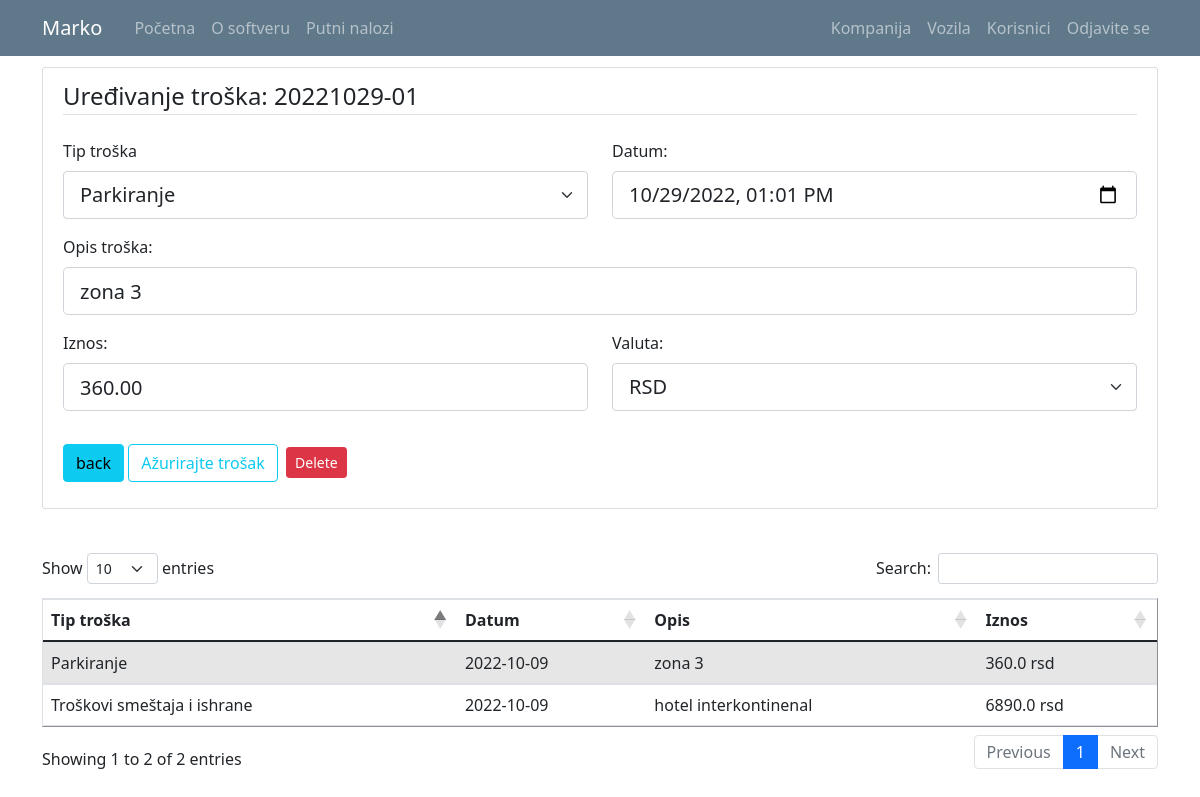
Page /expenses/10/3 (signed in) on the committed database.
### putninalozi/models.py (models this page shows, shortened)
class User(db.Model, UserMixin):
    id = db.Column(db.Integer, primary_key=True)
    email = db.Column(db.String(120), unique=True, nullable=False)
    password = db.Column(db.String(60), nullable = False)
    name = db.Column(db.String(20), unique=False, nullable=False)
    surname = db.Column(db.String(20), unique=False, nullable=False)
    gender = db.Column(db.String(1)) #(0, "srednji"), (1, "muški"), (2, "ženski")
    workplace = db.Column(db.String(20), unique=False, nullable=False)
    authorization = db.Column(db.String(10), nullable = False) # ovde treba da budu tipovi korisnika: S_admin, C_admin, C_user
    company_id = db.Column(db.Integer, db.ForeignKey('company.id'), nullable=True)
    default_vehicle = db.Column(db.Integer) #kod radnika koji imaju svoj auto, da bude podrazumevana vrednost id tog vozila
    travelwarrants = db.relationship('TravelWarrant', backref='travelwarrant_user', lazy=True)

class TravelWarrant(db.Model):
    travel_warrant_id = db.Column(db.Integer, primary_key=True)
    travel_warrant_number = db.Column(db.String(50), nullable=False)
    user_id = db.Column(db.Integer, db.ForeignKey('user.id'), nullable=False)
    with_task = db.Column(db.String(50), nullable=False)
    company_id = db.Column(db.Integer, db.ForeignKey('company.id'), nullable=False)
    abroad_contry = db.Column(db.String(50), nullable=True)
    relation = db.Column(db.String(150), nullable=False)
    start_datetime = db.Column(db.DateTime, nullable=True)
    end_datetime = db.Column(db.DateTime, nullable=True)
    vehicle_id = db.Column(db.Integer, db.ForeignKey('vehicle.id'), nullable=True)
    together_with = db.Column(db.String(50), nullable=True)
    personal_type = db.Column(db.String(50), nullable=True)
    personal_brand = db.Column(db.String(50), nullable=True)
    personal_registration = db.Column(db.String(12), nullable=True)
    other = db.Column(db.String(50), nullable=True) #avion, bus, taksi...
    advance_payment = db.Column(db.Integer, nullable=True)
    advance_payment_currency = db.Column(db.String(5), nullable=False)
    daily_wage = db.Column(db.Integer, nullable=False)
    daily_wage_currency = db.Column(db.String(5), nullable=False)
    costs_pays = db.Column(db.String(50), nullable=False)
    km_start = db.Column(db.Integer, nullable=True)
    km_end = db.Column(db.Integer, nullable=True)
    status = db.Column(db.String(15), nullable=False)
    file_name = db.Column(db.String(100), nullable=True) #za PDF fajl
    text_form = db.Column(db.String(1000), nullable=True) #za tekst forme iz pdf fajla
    expenses = db.relationship('TravelWarrantExpenses', backref='trawelwarrantexpenses_travelwarrant', lazy=True)

class TravelWarrantExpenses(db.Model):
    expenses_id = db.Column(db.Integer, primary_key=True)
    expenses_type = db.Column(db.String(50), nullable = True) # možda false...?
    expenses_date = db.Column(db.DateTime, nullable=True)
    description = db.Column(db.String(1000), nullable = True)
    amount = db.Column(db.Float, nullable=True)
    amount_currency = db.Column(db.String(5), nullable=False)
    travelwarrant_id = db.Column(db.Integer, db.ForeignKey('travel_warrant.travel_warrant_id'), nullable=False)

### putninalozi/travel_warrants/routes.py (the view)
@travel_warrants.route("/expenses/<int:warrant_id>/<int:expenses_id>", methods=['GET', 'POST'])
def expenses_profile(warrant_id, expenses_id): #ovo je funkcija a editovnaje troškova
    expense = TravelWarrantExpenses.query.get_or_404(expenses_id)
    troskovi = TravelWarrantExpenses.query.filter_by(travelwarrant_id = warrant_id).all()
    warrant = TravelWarrant.query.get_or_404(warrant_id)
    if not current_user.is_authenticated:
        flash('Da bi ste pristupili ovoj stranici treba da budete ulogovani.', 'danger')
        return redirect(url_for('users.login'))
    elif current_user.user_company.id != warrant.company_id:
            abort(403)
    form = EditTravelWarrantExpenses()
    form.reset()
    form.expenses_type.choices=[('Ostale naknade', 'Ostale naknade'), ('Ostali troškovi na službenom putu', 'Ostali troškovi na službenom putu'), ('Parkiranje', 'Parkiranje'), ('Putarine', 'Putarine'), ('Troškovi noćenja', 'Troškovi noćenja'), ('Troškovi prevoza', 'Troškovi prevoza'), ('Troškovi smeštaja i ishrane', 'Troškovi smeštaja i ishrane')]
    if form.validate_on_submit():
        expense.expenses_type = form.expenses_type.data
        expense.expenses_date = form.expenses_date.data
        expense.description = form.description.data
        expense.amount = form.amount.data
        expense.amount_currency = form.amount_currency.data
        db.session.commit()
        flash(f'Uspešno je ažuriran trošak: {expense.expenses_type}.', 'success')
        return redirect(url_for('travel_warrants.travel_warrant_profile', warrant_id=warrant_id))
    elif request.method == 'GET':
        form.expenses_type.data = str(expense.expenses_type)
        form.expenses_date.data = expense.expenses_date
        form.description.data = expense.description
        form.amount.data = expense.amount
        form.amount_currency.data = expense.amount_currency
    return render_template('expenses.html', form=form, legend='Uređivanje troška:', warrant=warrant, troskovi=troskovi, expense=expense)

### putninalozi/travel_warrants/forms.py
class EditTravelWarrantExpenses(FlaskForm):
    expenses_type = SelectField('Tip troška', choices=[] )
    expenses_date = DateTimeField('Datum: ', format='%Y-%m-%dT%H:%M', validators=[DataRequired()])
    description = StringField('Opis troška: ', validators=[DataRequired()])
    amount = DecimalField('Iznos: ', validators=[DataRequired()])
    amount_currency =  SelectField('Valuta: ', choices=[('rsd', 'RSD'), ('e', 'EUR'), ('usd', 'USD')])
    submit = SubmitField('Ažurirajte trošak')
    def reset(self):
        self.__init__()

### putninalozi/models.py (called while the page is built)
@login_manager.user_loader
def load_user(user_id):
    return User.query.get(int(user_id))

### putninalozi/templates/expenses.html (shortened to what this page needs)
{% extends "layout.html" %}
{% block content %}
<div class="content-section">
  <form class="" action="" method="POST">
    <fieldset class="form-group">
      <legend class="border-bottom mb-4">{{legend}} {{ warrant.travel_warrant_number }}</legend>
      <div class="row">
        <div class="col form-group">
            {{ form.expenses_type.label(class="form-control-label") }}
            {% if form.expenses_type.errors %}
                {{ form.expenses_type(class="form-control form-control-lg is-invalid") }}
                <div class="invalid-feedback">
                    {% for error in form.expenses_type.errors %}
                        <span>{{ error }}</span>
                    {% endfor %}
                </div>
            {% else %}
                {{ form.expenses_type(class="form-select form-select-lg") }}
            {% endif %}
        </div>
        <div class="col form-group">
            {{ form.expenses_date.label(class="form-control-label") }}
            {% if form.expenses_date.errors %}
                {{ form.expenses_date(class="form-control form-control-lg is-invalid") }}
                <div class="invalid-feedback">
                    {% for error in form.expenses_date.errors %}
                        <span>{{ error }}</span>
                    {% endfor %}
                </div>
            {% else %}
                {{ form.expenses_date(class="form-control form-control-lg", type="datetime-local") }}
            {% endif %}
        </div>
      </div>
      <div class="form-group">
          {{ form.description.label(class="form-control-label") }}
          {% if form.description.errors %}
              {{ form.description(class="form-control form-control-lg is-invalid") }}
              <div class="invalid-feedback">
                  {% for error in form.description.errors %}
                      <span>{{ error }}</span>
                  {% endfor %}
              </div>
          {% else %}
              {{ form.description(class="form-control form-control-lg") }}
          {% endif %}
      </div>
      <div class="row">
        <div class="col form-group">
            {{ form.amount.label(class="form-control-label") }}
            {% if form.amount.errors %}
                {{ form.amount(class="form-control form-control-lg is-invalid") }}
                <div class="invalid-feedback">
                    {% for error in form.amount.errors %}
                        <span>{{ error }}</span>
                    {% endfor %}
                </div>
            {% else %}
                {{ form.amount(class="form-control form-control-lg") }}
            {% endif %}
        </div>
        <div class="col form-group">
            {{ form.amount_currency.label(class="form-control-label") }}
            {% if form.amount_currency.errors %}
                {{ form.amount_currency(class="form-control form-control-lg is-invalid") }}
                <div class="invalid-feedback">
                    {% for error in form.amount_currency.errors %}
                        <span>{{ error }}</span>
                    {% endfor %}
                </div>
            {% else %}
                {{ form.amount_currency(class="form-select form-select-lg") }}
            {% endif %}
        </div>
      </div>
    </fieldset>
    <div class="form-group">
      <a class="btn btn-info" href="{{url_for('travel_warrants.travel_warrant_profile', warrant_id=warrant.travel_warrant_id)}}">back</a>
      {{ form.submit(class="btn btn-outline-info") }}
      {% if legend != 'Dodavanje troškova:' %}
      <button type="button" class="btn btn-danger btn-sm m-1" data-toggle="modal" data-target="#DeleteModal">Delete</button>
      {% endif %}
    </div>
  </form>
</div>
<br>
<table id="data" border="1" class="table table-striped">
    <thead>
      <tr id="header">
        <th>Tip troška</th>
        <th>Datum</th>
        <th>Opis</th>
        <th>Iznos</th>
      </tr>
    </thead>
    <tbody>
      {% for trosak in troskovi %}
      <tr>
        <td class="align-middle"> {{ trosak.expenses_type }} </td>
        <td class="align-middle"> 2022-10-09 </td>
        <td class="align-middle"> {{ trosak.description }} </td>
        <td class="align-middle"> {{ trosak.amount }} {{ trosak.amount_currency }} </td>
      </tr>
      {% endfor %}
    </tbody>
</table>
{% endblock content%}

### putninalozi/templates/layout.html (shortened to what this page needs)
<!doctype html>
<html lang="en">
  <head>
    <link rel="stylesheet" href="https://cdn.jsdelivr.net/npm/bootstrap@4.3.1/dist/css/bootstrap.min.css">
    <link rel="stylesheet" type="text/css" href="{{ url_for('static', filename='main.css') }}">
    <link href="https://cdn.jsdelivr.net/npm/bootstrap@5.0.1/dist/css/bootstrap.min.css" rel="stylesheet">
    <link rel="stylesheet" type="text/css" href="https://cdn.datatables.net/1.10.25/css/dataTables.bootstrap5.css">
  </head>
  <body>
    <header class="site-header">
      <nav class="navbar navbar-expand-md navbar-dark bg-steel fixed-top">
        <div class="container">
          <a class="navbar-brand mr-4" href="/">{{ current_user.name }}</a>
          <div class="collapse navbar-collapse" id="navbarToggle">
            <div class="navbar-nav mr-auto">
              {% if current_user.is_authenticated %}
                <a class="nav-item nav-link" href="{{ url_for('main.home') }}">Početna</a>
                <a class="nav-item nav-link" href="{{ url_for('main.about') }}">O softveru</a>
                <a class="nav-item nav-link" href="{{ url_for('travel_warrants.travel_warrant_list') }}">Putni nalozi</a>
              {% else %}
                <a class="nav-item nav-link" href="{{ url_for('main.home') }}">Početna</a>
                <a class="nav-item nav-link" href="{{ url_for('main.about') }}">O softveru</a>
              {% endif %}
            </div>
            <div class="navbar-nav">
              {% if current_user.is_authenticated %}
                {% if current_user.authorization == 's_admin' %}
                  <a class="nav-item nav-link" href="{{ url_for('companys.company_list') }}">Kompanija</a>
                  <a class="nav-item nav-link" href="{{ url_for('vehicles.vehicle_list') }}">Vozila</a>
                  <a class="nav-item nav-link" href="{{ url_for('users.user_list') }}">Korisnici</a>
                  <a class="nav-item nav-link" href="{{ url_for('users.logout') }}">Odjavite se</a>
                {% elif current_user.authorization == 'c_admin'%}
                  <a class="nav-item nav-link" href="{{ url_for('companys.company_list') }}">Kompanija</a>
                  <a class="nav-item nav-link" href="{{ url_for('vehicles.vehicle_list') }}">Vozila</a>
                  <a class="nav-item nav-link" href="{{ url_for('users.user_list') }}">Korisnici</a>
                  <a class="nav-item nav-link" href="{{ url_for('users.logout') }}">Odjavite se</a>
                {% else %}
                  <a class="nav-item nav-link" href="{{ url_for('users.logout') }}">Odjavite se</a>
                {% endif %}
              {% else %}
                <a class="nav-item nav-link" href="{{ url_for('users.login') }}">Prijavljivanje</a>
              {% endif %}
            </div>
          </div>
        </div>
      </nav>
    </header>
    <main role="main" class="container">
      <div class="row">
        <div class="col-md-12">
          {% block content %}{% endblock %}
        </div>
      </div>
    </main>
  </body>
</html>

### putninalozi/static/main.css (style rules this page uses)
body { background: #fafafa; color: #333333; margin-top: 5rem; }
.bg-steel { background-color: #5f788a; }
.site-header .navbar-nav .nav-link { color: #cbd5db; }
.content-section { background: #ffffff; padding: 10px 20px; border: 1px solid #dddddd; border-radius: 3px; margin-bottom: 20px; }

### rows in the picture
User: name "Marko"
TravelWarrant: travel_warrant_number "20221029-01"
TravelWarrantExpenses: expenses_type "Parkiranje", expenses_date "10/29/2022 13:01", description "zona 3", amount "360.00", amount_currency "RSD", amount "360.0", amount_currency "rsd"
TravelWarrantExpenses: expenses_type "Troškovi smeštaja i ishrane", description "hotel interkontinenal", amount "6890.0", amount_currency "rsd"

### other values in the picture
{{ legend }} "Uređivanje troška:"
